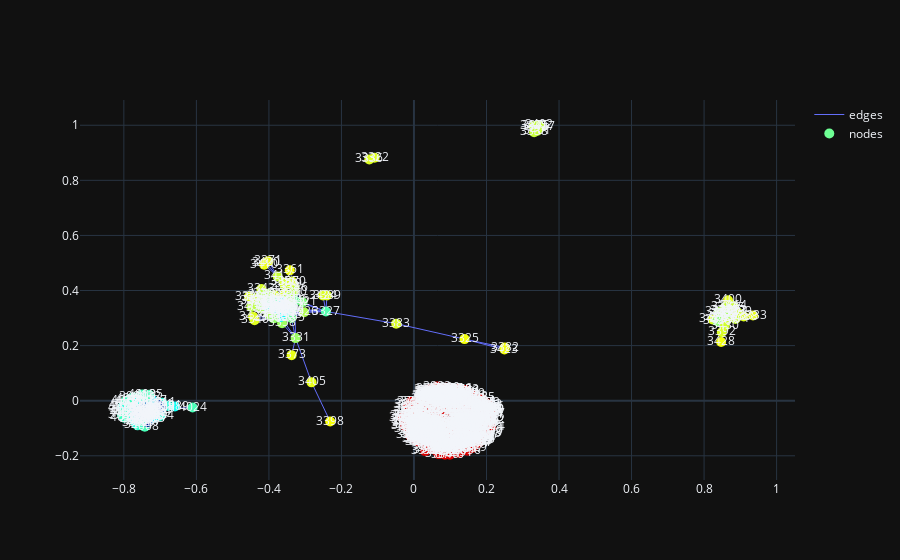

Notebook source saved alongside this figure:
### Code cell
import networkx as nx
from Node import Node
from RDD import *
import measures
from measures import *
from visualize import visualize_rdd
real_network = nx.read_adjlist("data/facebook_combined2.txt", nodetype=int)
fig = visualize_rdd(real_network, 4000, measures.global_graph_degree)

### Figure 1 — Plotly figure (JSON) as saved in the notebook; plotly's stock layout.template omitted (floating-point values rounded to 4 significant figures; data arrays with more than 128 entries replaced by an {"elided": "..."} marker saying what was removed)
{"data": [{"line": {"width": 1}, "marker": {"color": {"elided": "707 float values"}, "colorscale": [[0, "rgb(0,0,131)"], [0.2, "rgb(0,60,170)"], [0.4, "rgb(5,255,255)"], [0.6, "rgb(255,255,0)"], [0.8, "rgb(250,0,0)"], [1, "rgb(128,0,0)"]], "size": 10}, "mode": "lines", "name": "edges", "type": "scatter", "x": {"elided": "17427 float values"}, "y": {"elided": "17427 float values"}}, {"customdata": {"elided": "707x2 float values"}, "hovertemplate": "Node: %{text} <br> RDD: %{customdata[0]} <br> Degree: %{customdata[1]} <extra></extra>", "marker": {"color": {"elided": "707 float values"}, "colorscale": [[0, "rgb(0,0,131)"], [0.2, "rgb(0,60,170)"], [0.4, "rgb(5,255,255)"], [0.6, "rgb(255,255,0)"], [0.8, "rgb(250,0,0)"], [1, "rgb(128,0,0)"]], "size": 10}, "mode": "markers+text", "name": "nodes", "text": {"elided": "707 int values"}, "type": "scatter", "x": {"elided": "707 float values"}, "y": {"elided": "707 float values"}}], "layout": {"dragmode": "pan"}}
